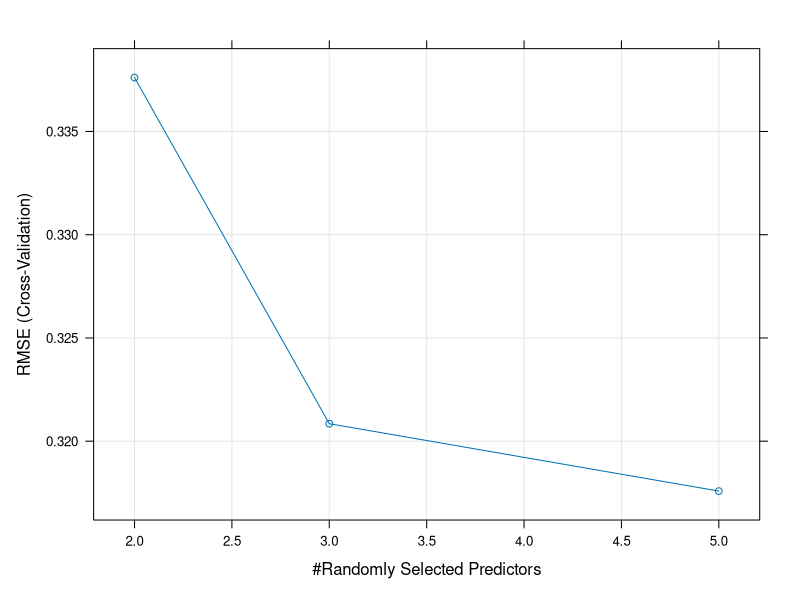
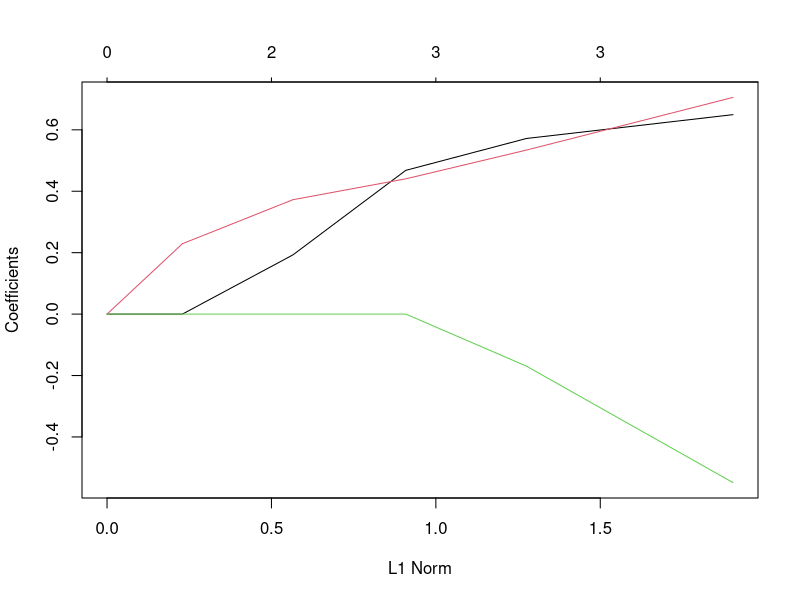

These charts were generated, in order, by the following R code:
## ---- chunk 1
library(caret)
# we will use the iris dataset (included in base)
iris
## ---- chunk 2
# define training control
train_control <- trainControl(method="cv", number=10, savePredictions = TRUE)

# train the model
model.iris <- train(Sepal.Length~., data=iris, trControl=train_control)
## ---- chunk 3
print(model.iris)
## ---- chunk 4
plot(model.iris)
## ---- chunk 5
library(glmnet)
library(dplyr)
    fit.ols <- lm(Sepal.Length~Sepal.Width+Petal.Length+Petal.Width, data=iris)
    y <- iris$Sepal.Length
    x <- iris %>% dplyr::select(Sepal.Width, Petal.Length,Petal.Width) %>% data.matrix()
    lambdas <- 10^seq(-4, 1, by = .5)
    fit.lasso <-glmnet(x = x, y = y,  lambda = lambdas) 
## ---- chunk 6
library(broom)

tidy(summary(fit.ols))
## ---- chunk 7
plot(fit.lasso)
